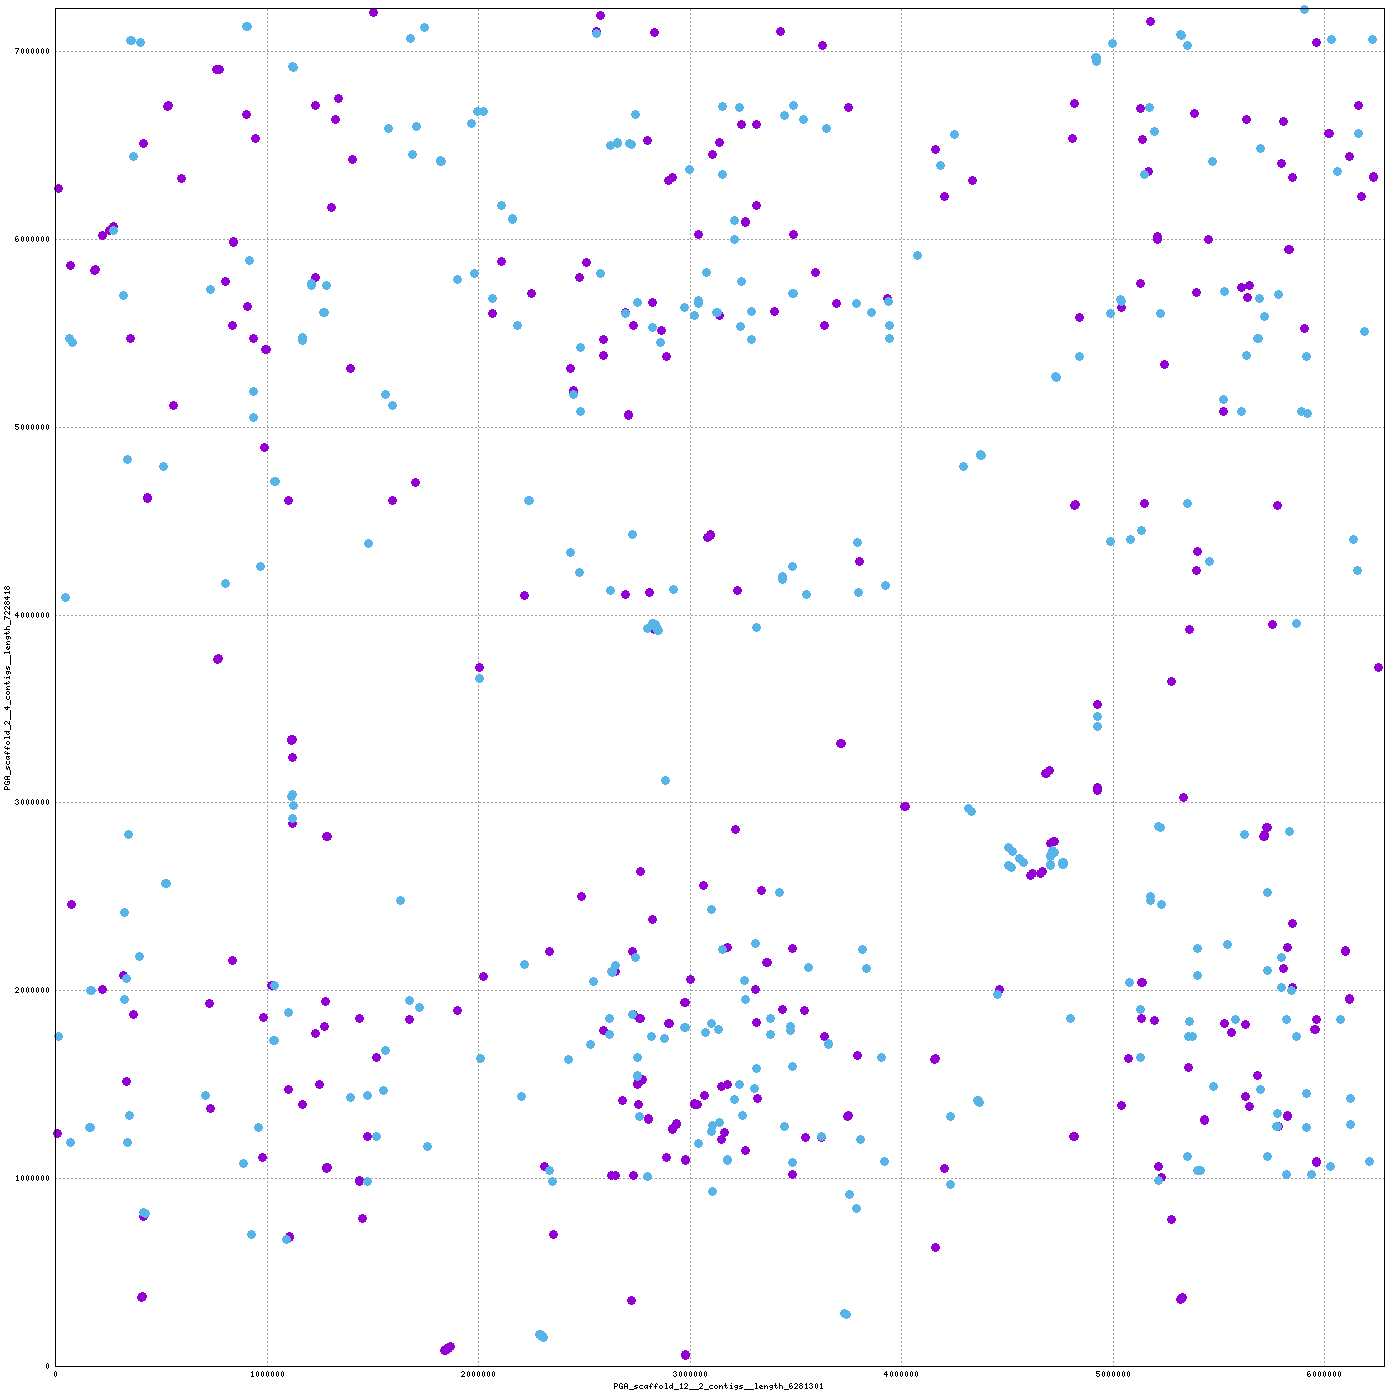

The script that saved this image:
set terminal png tiny size 1400,1400
set output "/home/mike/Desktop/scripts/snakes/plot_pairs/hiCversion1.linear/nucmer/nucmer.23.png"
set size 1,1
set grid
unset key
set border 15
set tics scale 0
set xlabel "PGA_scaffold_12__2_contigs__length_6281301"
set ylabel "PGA_scaffold_2__4_contigs__length_7228418"
set format "%.0f"
set mouse format "%.0f"
set mouse mouseformat "[%.0f, %.0f]"
if(GPVAL_VERSION < 5) set mouse clipboardformat "[%.0f, %.0f]"
set xrange [1:6281301]
set yrange [1:7228418]
set style line 1  lt 1 lw 3 pt 6 ps 1
set style line 2  lt 3 lw 3 pt 6 ps 1
set style line 3  lt 2 lw 3 pt 6 ps 1
plot \
 "/home/mike/Desktop/scripts/snakes/plot_pairs/hiCversion1.linear/nucmer/nucmer.23.fplot" title "FWD" w lp ls 1, \
 "/home/mike/Desktop/scripts/snakes/plot_pairs/hiCversion1.linear/nucmer/nucmer.23.rplot" title "REV" w lp ls 2
